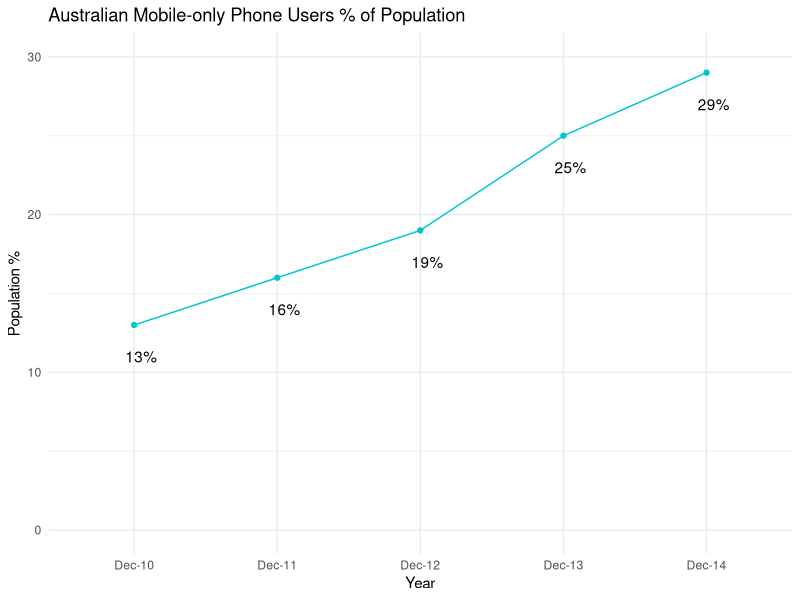

R code for this plot:
## ---- chunk 1
# Do not change these settings!
knitr::opts_chunk$set(warning = FALSE, message = FALSE)
## ---- chunk 2
library(ggplot2)
smartphone <- data.frame(Year = c("Dec-10", "Dec-11", 
                                  "Dec-12", "Dec-13", "Dec-14"),
                      Count = c(2247, 2818, 3379, 4476,5218),
                      Perc = c(13, 16, 19, 25,29))

p1 <- ggplot(data = smartphone, aes(group = 1, x = Year,y = Perc))
p1 <- p1 + geom_line(stat = "identity", colour = "turquoise3") + geom_point(colour = "turquoise3") + 
  geom_text(aes(label = paste(Perc,"%",sep="")),nudge_y = -2, nudge_x = .05) +
  labs(
    title = "Australian Mobile-only Phone Users % of Population",
    y = "Population %") + theme_minimal() + scale_y_continuous(limits = c(0,30))
## ---- chunk 3
p1
